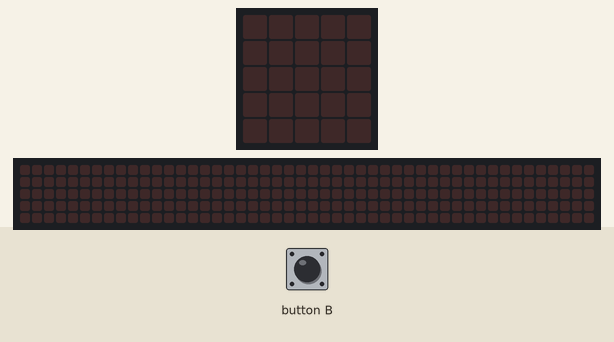
Simulated run of this program. Board: BBC micro:bit (MakeCode). Parts: the board's 5×5 LED display, a strip that is not on the board, showing the scrolling text unrolled. The inputs (shaded band) are chosen by the test bench. Random numbers come from a fixed seed; the 48×5 strip is a reading aid, not a part: it shows the text the display is scrolling, unrolled, one strip-width of it at a time.

Above: at 1.2 s.
1.3 s: button B pressed for 0.15 s
At 1.8 s:
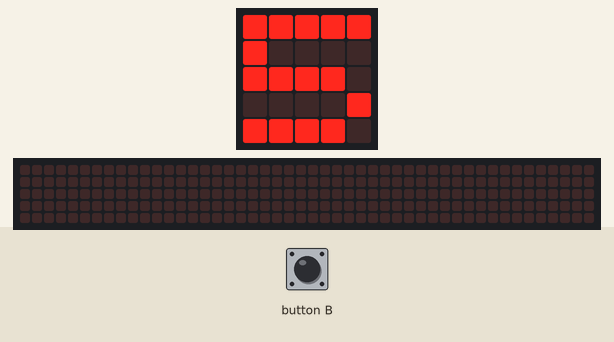
At 12.1 s:
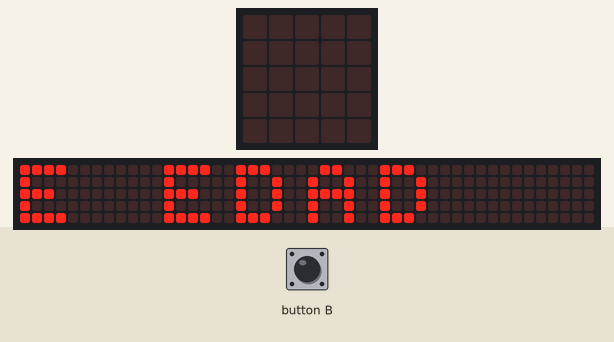

The program:

07_MAYOR_O_MENOR.py
```python
#mostrar si es moyor o menor de edad

edad = 0

def on_button_pressed_b():
    global edad
    edad = randint(1, 30)
    basic.show_number(edad )
    basic.pause(1000)
    if edad >= 18 :
       basic.show_string(" MAYOR DE EDAD")
    else:
       basic.show_string(" MENOR DE EDAD")
    basic.pause(500)
    basic.clear_screen()
input.on_button_pressed(Button.B, on_button_pressed_b)
```

Measured:
- after the input at 1.3 s, the display: changes after 0.15 s (image 1)
- what the display in image 1 shows lasts 1.7 s, from 1.5 s to 3.2 s
- what the display in image 2 shows lasts 0.6 s, from 11.8 s to 12.4 s
